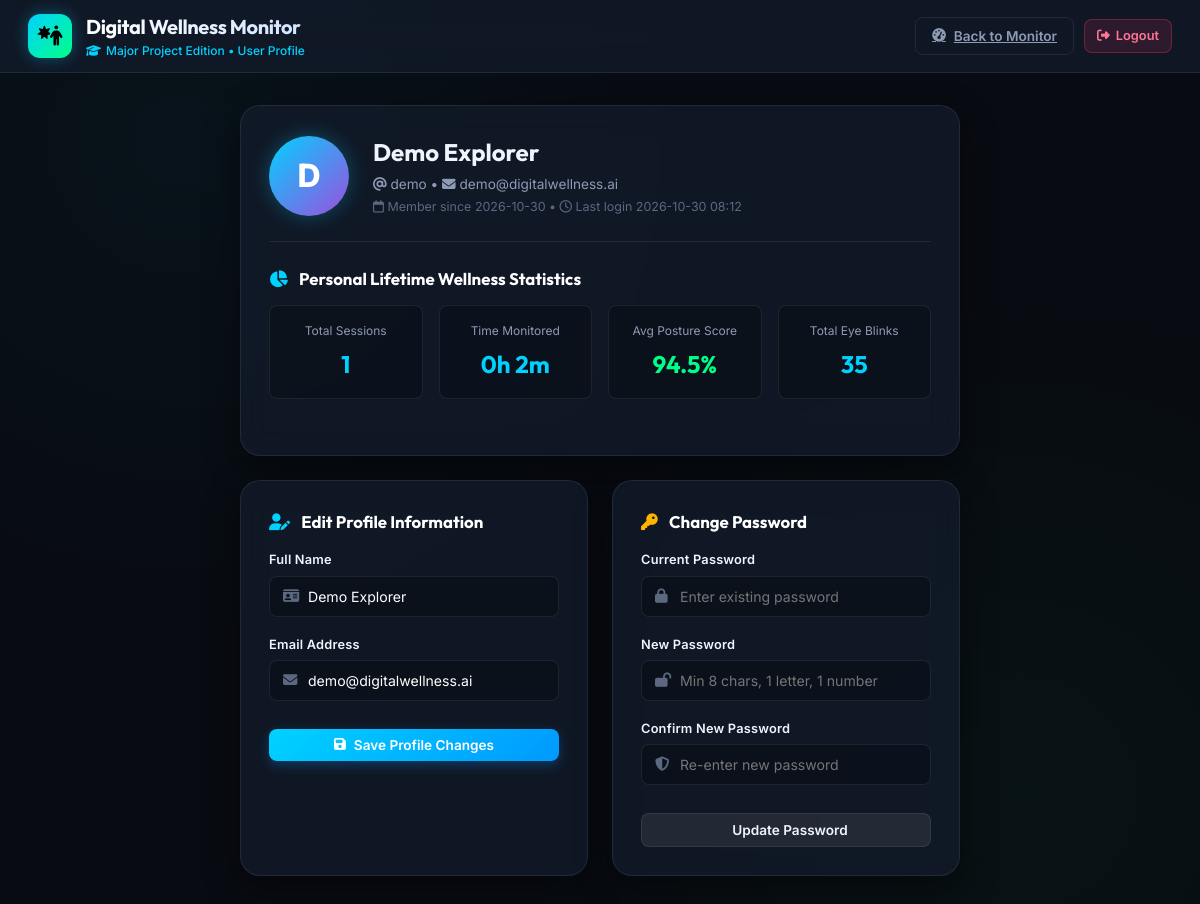
Page /profile (signed in) on the earlier database version.
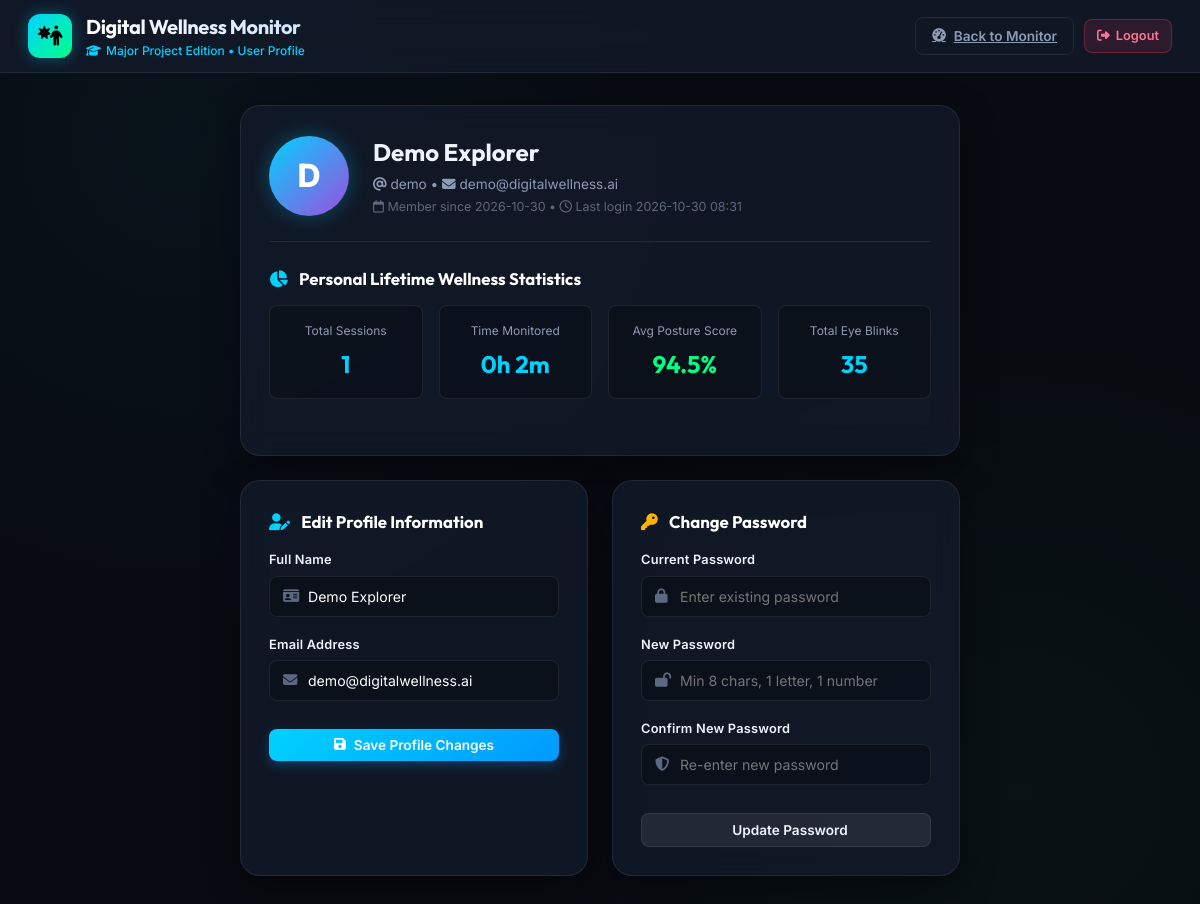
Same page on the later database version.
### tables this page shows
CREATE TABLE users (
            id INTEGER PRIMARY KEY AUTOINCREMENT,
            full_name TEXT NOT NULL,
            username TEXT UNIQUE NOT NULL,
            email TEXT UNIQUE NOT NULL,
            password_hash TEXT NOT NULL,
            created_at TEXT NOT NULL,
            last_login TEXT
        , account_status TEXT NOT NULL DEFAULT 'active', is_admin INTEGER NOT NULL DEFAULT 0);

### app.py (the view)
@app.get("/profile", response_class=HTMLResponse)
async def read_profile(request: Request):
    user = get_current_user_from_request(request)
    if not user:
        return RedirectResponse(url="/login?next=/profile", status_code=status.HTTP_303_SEE_OTHER)
    summary = get_analytics_summary(user_id=user["id"])
    return templates.TemplateResponse(request=request, name="profile.html", context={"user": user, "summary": summary})

### templates/profile.html (shortened to what the changed rows need)
<!DOCTYPE html>
<html lang="en">
<head>
  <link rel="stylesheet" href="https://cdnjs.cloudflare.com/ajax/libs/font-awesome/6.5.1/css/all.min.css" />
  <link rel="stylesheet" href="/static/css/style.css" />
</head>
<body class="dark-theme">
  <div class="app-layout">
    <header class="app-header">
      <div class="header-left">
        <a href="/" style="text-decoration: none; display: flex; align-items: center; gap: 14px;">
          <div class="brand-info">
            <h1>Digital Wellness Monitor</h1>
          </div>
        </a>
      </div>
    </header>
    <main class="profile-container">
      <section class="profile-card">
        <div class="profile-header-banner">
          <div class="profile-avatar-large">
            {{ user.full_name[0].upper() }}
          </div>
          <div class="profile-meta">
            <h2>{{ user.full_name }}</h2>
            <p><i class="fa-solid fa-at"></i> {{ user.username }} &bull; <i class="fa-solid fa-envelope"></i> {{ user.email }}</p>
            <p style="margin-top: 4px; font-size: 0.78rem; color: var(--text-dim);">
              <i class="fa-regular fa-calendar"></i> Member since {{ user.created_at[:10] }} &bull;
              <i class="fa-regular fa-clock"></i> Last login {{ user.last_login[:16].replace('T', ' ') if user.last_login else 'N/A' }}
            </p>
          </div>
        </div>
      </section>
      <div style="display: grid; grid-template-columns: 1fr 1fr; gap: 24px;">
        <section class="profile-card">
          <form id="edit-profile-form" class="auth-form" onsubmit="return handleProfileUpdate(event);">
            <div class="form-group">
              <div class="input-icon-wrap">
                <i class="fa-solid fa-id-card field-icon"></i>
                <input type="text" id="edit_full_name" value="{{ user.full_name }}" required>
              </div>
            </div>
            <div class="form-group">
              <div class="input-icon-wrap">
                <i class="fa-solid fa-envelope field-icon"></i>
                <input type="email" id="edit_email" value="{{ user.email }}" required>
              </div>
            </div>
          </form>
        </section>
      </div>
    </main>
  </div>
</body>
</html>

Differences in the rows shown:
changed users "Demo Explorer": last_login "2026-10-30 08:12" → "2026-10-30 08:31"
